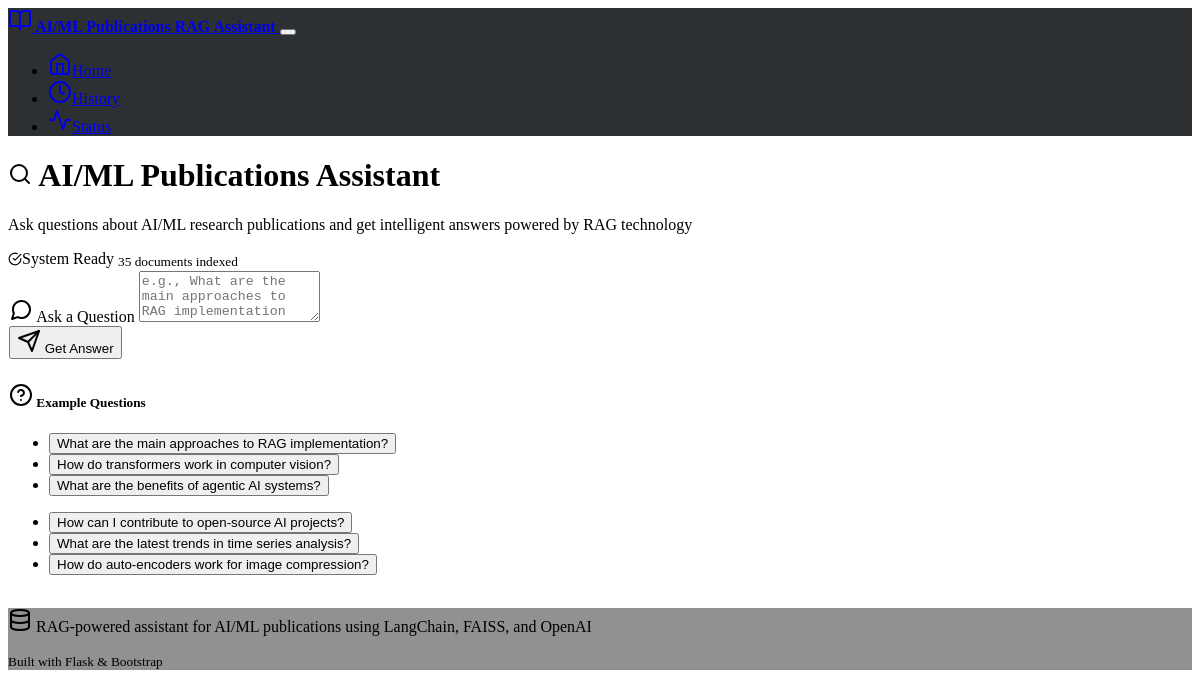
Before: / with the older database file.
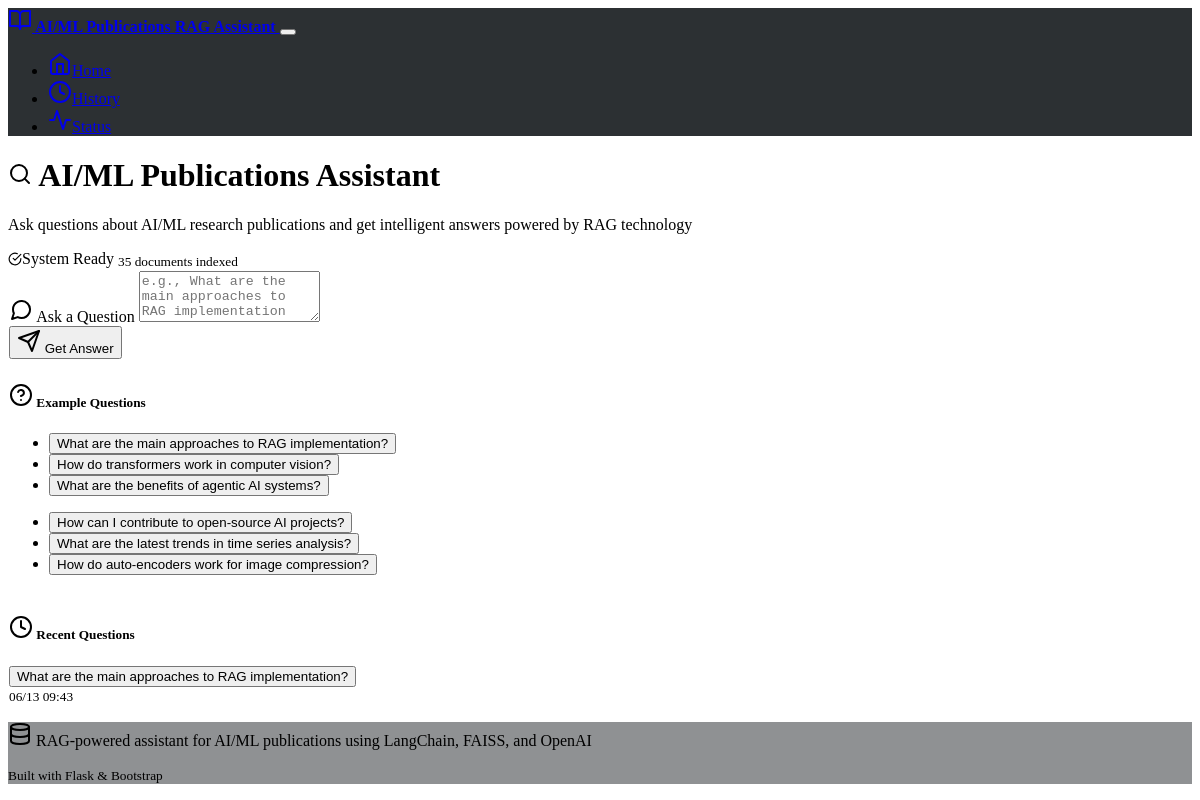
After: the same page with the newer database file.
### models.py (models this page shows, shortened)
class QueryHistory(db.Model):
    id = db.Column(db.Integer, primary_key=True)
    query = db.Column(db.Text, nullable=False)
    response = db.Column(db.Text, nullable=False)
    retrieved_docs = db.Column(db.Text)  # JSON string of retrieved document IDs
    timestamp = db.Column(db.DateTime, default=datetime.utcnow)
    response_time = db.Column(db.Float)  # Response time in seconds

### routes.py (the view)
@app.route('/')
def index():
    if not rag_pipeline.is_initialized:
        try:
            rag_pipeline.initialize()
        except Exception as e:
            logger.error(f"Error initializing RAG pipeline: {e}")
            flash('System initialization failed. Please check configuration.', 'error')
    recent_queries = db.session.query(QueryHistory).order_by(QueryHistory.timestamp.desc()).limit(5).all()
    status = rag_pipeline.get_system_status()
    return render_template('index.html',
                         recent_queries=recent_queries,
                         system_status=status)

### rag_pipeline.py (called while the page is built)
    def get_system_status(self) -> Dict[str, Any]:
        search_stats = self.search_engine.get_stats()
        return {
            'initialized': self.is_initialized,
            'vector_store_stats': search_stats,
            'openai_configured': bool(os.environ.get("OPENAI_API_KEY"))
        }

### simple_search.py (called while the page is built)
    def get_stats(self) -> Dict[str, Any]:
        return {
            'total_documents': len(self.publications),
            'search_method': 'Simple Text Search',
            'initialized': self.is_initialized
        }

### templates/index.html (shortened to what the changed rows need)
{% extends "base.html" %}
{% block content %}
<div class="container my-5">
    <div class="row mb-5">
        <div class="col-lg-8 mx-auto text-center">
            <h1 class="display-4 mb-3">
                <i data-feather="search" class="me-2"></i>
                AI/ML Publications Assistant
            </h1>
        </div>
    </div>
    {% if recent_queries %}
    <div class="row">
        <div class="col-lg-8 mx-auto">
            <div class="card">
                <div class="card-header">
                    <h5 class="card-title mb-0">
                        <i data-feather="clock" class="me-2"></i>
                        Recent Questions
                    </h5>
                </div>
                <div class="card-body">
                    {% for query_item in recent_queries %}
                    <div class="d-flex justify-content-between align-items-start mb-2 pb-2 {% if not loop.last %}border-bottom{% endif %}">
                        <div class="flex-grow-1">
                            <button class="btn btn-link p-0 text-start example-query" style="text-decoration: none;">
                                {{ query_item.query }}
                            </button>
                        </div>
                        <small class="text-muted ms-2">
                            {{ query_item.timestamp.strftime('%m/%d %H:%M') }}
                        </small>
                    </div>
                    {% endfor %}
                </div>
            </div>
        </div>
    </div>
    {% endif %}
</div>
{% endblock %}

Changed rows visible on the page:
added QueryHistory: query "What are the main approaches to RAG implementation?", timestamp "06/13 09:43"
Other visible differences:
text now shown: "Recent Questions"
